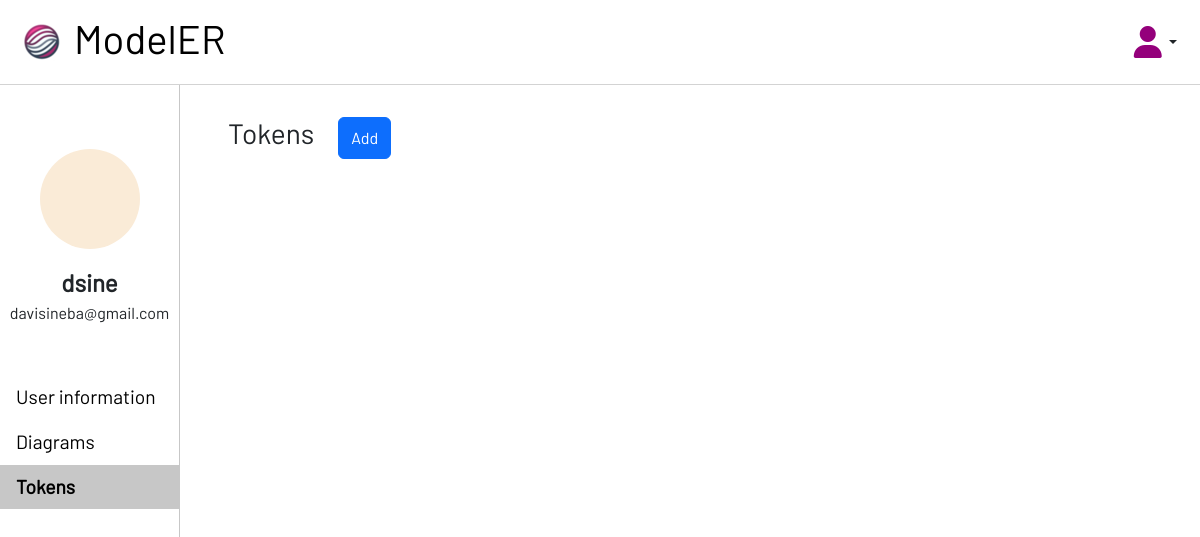
The page /modeler/profile/tokens (signed in) on the database as committed earlier.
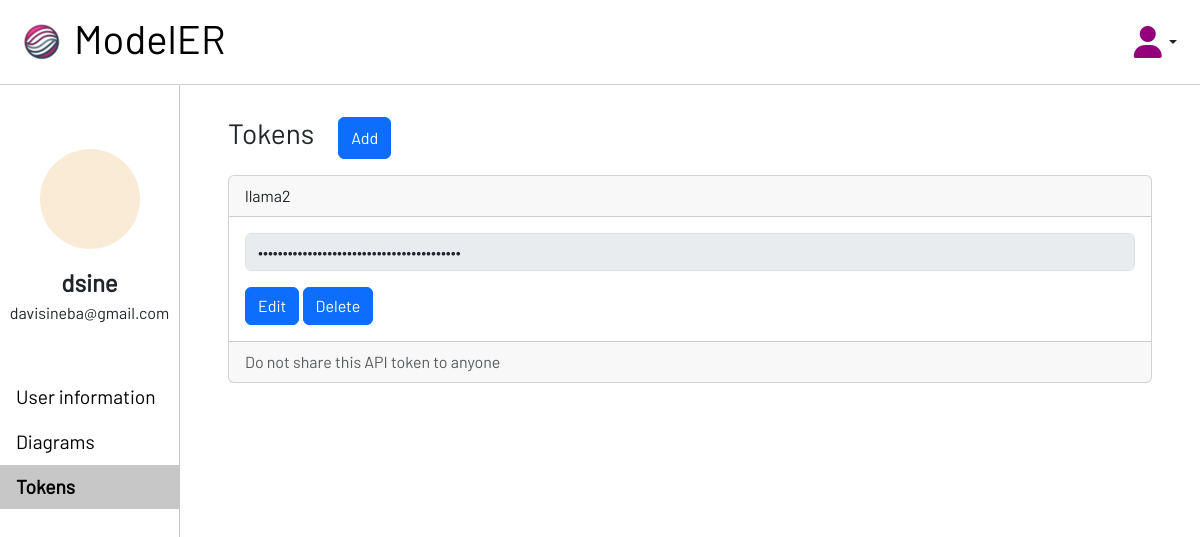
The same page on the database as committed later.
### modeler/models.py (models this page shows)
class Token(models.Model):
    value = models.TextField(verbose_name='API token for the model')
    llm = models.ForeignKey(Llm, on_delete=models.CASCADE)
    user = models.ForeignKey(User, on_delete=models.CASCADE)
    def __str__(self) -> str:
        return self.value

class Llm(models.Model):
    name = models.CharField(verbose_name='model name', max_length=128, unique=True)
    open_source = models.BooleanField(verbose_name='open source')
    def __str__(self) -> str:
        return self.name

### modeler/views.py (the view)
# urls.py: path('profile/tokens', views.ProfileTokensView.as_view(), name='profile_tokens'),
class ProfileTokensView(LoginRequiredMixin, TemplateView):
    template_name = 'modeler/profile/tokens.html'
    def get(self, request, *args, **kwargs):
        active = {
            'general': '',
            'settings': '',
            'diagrams': '',
            'tokens': 'active'
        }
        tokens = Token.objects.filter(user=request.user)
        return render(request, self.template_name, {'active': active, 'tokens': tokens})

### modeler/converters.py (called while the page is built)
    def to_url(self, value):
        return value.pk

### modeler/templates/modeler/profile/tokens.html (shortened to what this page needs)
{% extends 'modeler/profile/index.html' %}
{% load static %}
{% block profile %}
    <div id="tokens" class="profile-tab-content tab-content">
        <div class="d-flex gap-4 mb-3">
            <h3>Tokens</h3>
            <button class="btn btn-primary edit" data-token-btn="{{token.pk}}">Add</button>
        </div>
        {% for token in tokens %}
        <div class="card mb-3">
            <div class="card-header">
                {{ token.llm }}
            </div>
            <div class="card-body">
                <form action="{% url 'modeler:token' token %}" method="post">
                    <input type="password" name="value" value="{{ token }}" class="form-control token-value mb-3" data-token-value="{{token.pk}}" disabled/>
                </form>
                <button class="btn btn-primary edit" data-token-btn="{{token.pk}}">Edit</button>
                <button class="btn btn-primary edit" data-token-btn="{{token.pk}}">Delete</button>
            </div>
            <div class="card-footer text-body-secondary">
            Do not share this API token to anyone
            </div>
        </div>
        {% endfor %}
    </div>
{% endblock %}

Rows that differ between the two databases and show on the page:
added Token: llm "llama2"
